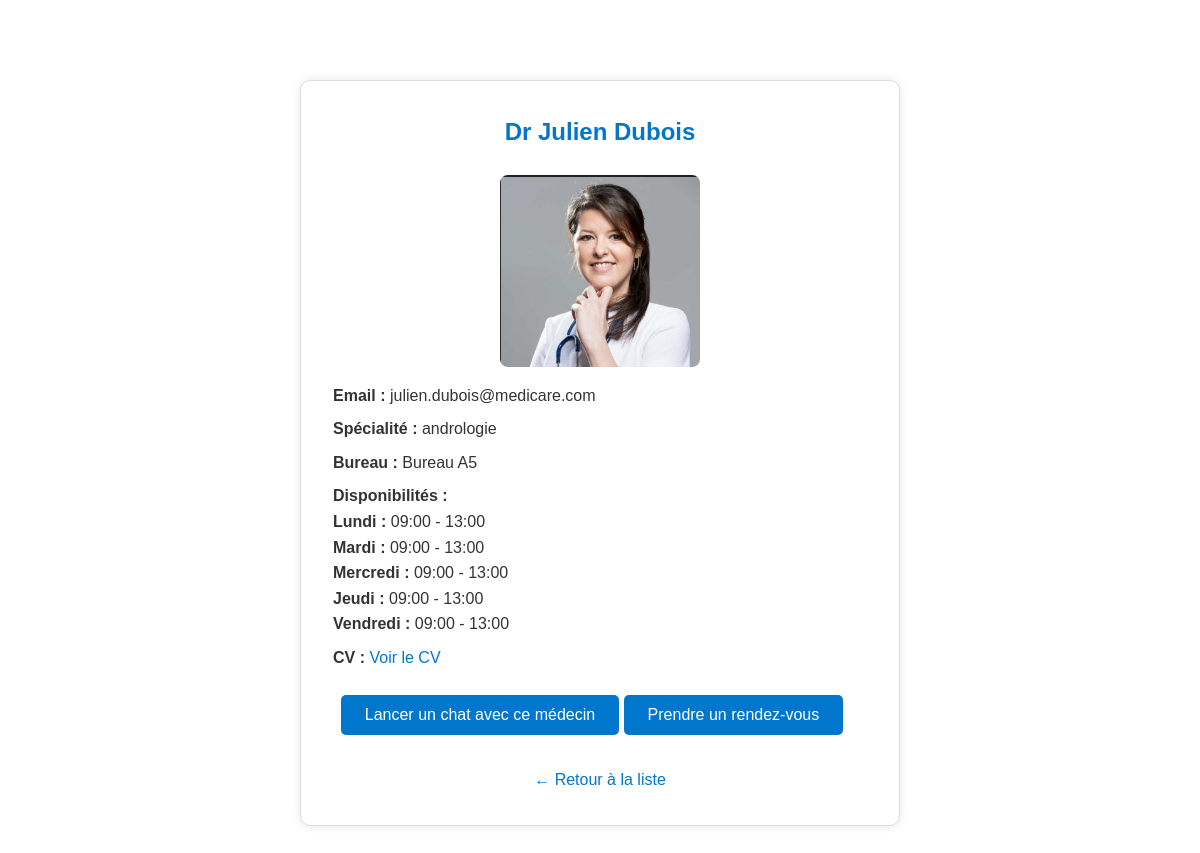
Screenshot of /fiche_medecin.php?id=2 with the database file from the repository.
### tables this page shows
CREATE TABLE IF NOT EXISTS `medecin` (
  `id` int NOT NULL AUTO_INCREMENT,
  `nom` varchar(100) NOT NULL,
  `prenom` varchar(100) NOT NULL,
  `email` varchar(150) NOT NULL,
  `mot_de_passe` varchar(255) NOT NULL,
  `specialite` varchar(100) NOT NULL,
  `photo` varchar(255) NOT NULL,
  `bureau` varchar(100) NOT NULL,
  `cv` varchar(255) NOT NULL,
  PRIMARY KEY (`id`),
  UNIQUE KEY `email` (`email`)
);

CREATE TABLE IF NOT EXISTS `disponibilites` (
    `id` INT NOT NULL AUTO_INCREMENT,
    `id_medecin` INT NOT NULL,
    `jour_semaine` ENUM('Lundi', 'Mardi', 'Mercredi', 'Jeudi', 'Vendredi', 'Samedi') NOT NULL,
    `heure_debut` TIME NOT NULL,
    `heure_fin` TIME NOT NULL,
    PRIMARY KEY (`id`),
    FOREIGN KEY (`id_medecin`) REFERENCES `medecin`(`id`)
);

### fiche_medecin.php (the view, shortened to what this page needs)
<?php
$conn = new mysqli("localhost", "root", "", "medicare");
$id = intval($_GET['id']);
$res = $conn->query("SELECT * FROM medecin WHERE id = $id");
$med = $res->fetch_assoc();
?>
<!DOCTYPE html>
<html lang="fr">
<head>
    <link rel="stylesheet" href="style.css">
</head>
<body>
    <div class="fiche-container">
        <h2>Dr <?= htmlspecialchars($med['prenom'] . ' ' . $med['nom']) ?></h2>
        <?php if (!empty($med['photo'])): ?>
            <img src="<?= htmlspecialchars($med['photo']) ?>" alt="Photo du médecin">
        <?php endif; ?>
        <p><strong>Email :</strong> <?= htmlspecialchars($med['email']) ?></p>
        <p><strong>Spécialité :</strong> <?= htmlspecialchars($med['specialite']) ?></p>
        <p><strong>Bureau :</strong> <?= htmlspecialchars($med['bureau']) ?></p>
        <p><strong>Disponibilités :</strong><br>
            <?php
            $stmt = $conn->prepare("SELECT jour_semaine, heure_debut, heure_fin FROM disponibilites WHERE id_medecin = ? ORDER BY FIELD(jour_semaine, 'Lundi','Mardi','Mercredi','Jeudi','Vendredi','Samedi'), heure_debut");
            $stmt->bind_param("i", $med['id']);
            $stmt->execute();
            $dispos = $stmt->get_result();
            $jours = [];
            while ($row = $dispos->fetch_assoc()) {
                $jour = $row['jour_semaine'];
                $heures = date('H:i', strtotime($row['heure_debut'])) . ' - ' . date('H:i', strtotime($row['heure_fin']));
                $jours[$jour][] = $heures;
            }
            if (empty($jours)) {
                echo "Non renseigné";
            } else {
                foreach ($jours as $jour => $heures) {
                    echo "<strong>$jour :</strong> " . implode(", ", $heures) . "<br>";
                }
            }
            ?>
        </p>
        <p><strong>CV :</strong>
            <?php if (!empty($med['cv'])): ?>
                <a href="<?= htmlspecialchars($med['cv']) ?>" target="_blank">Voir le CV</a>
            <?php else: ?>
                Non fourni
            <?php endif; ?>
        </p>
        <div style="text-align: center; margin-top: 1.5rem;">
            <a href="chat.php?id=<?= $med['id'] ?>">
                <button style="padding: 0.7rem 1.5rem; background-color: #0077cc; color: white; border: none; border-radius: 5px; font-size: 1rem; cursor: pointer;">
                    Lancer un chat avec ce médecin
                </button>
            </a>
            <a href="prendre_rdv.php?id=<?= $med['id'] ?>">
                <button style="padding: 0.7rem 1.5rem; background-color: #0077cc; color: white; border: none; border-radius: 5px; font-size: 1rem; cursor: pointer; margin-right: 1rem;">
                    Prendre un rendez-vous
                </button>
            </a>
        </div>
        <a class="btn-retour" href="tout_parcourir.php">← Retour à la liste</a>
    </div>
</body>
</html>

### style.css (style rules this page uses)
* { box-sizing: border-box; margin: 0; padding: 0; }
body { font-family: 'Poppins', sans-serif; background-color: #fff; color: #111; line-height: 1.6; }

### fiche_medecin.php (style rules this page uses)
.fiche-container { max-width: 600px; margin: 80px auto; padding: 2rem; border: 1px solid #ddd; border-radius: 10px; background-color: #ffffff; box-shadow: 0 0 10px rgba(0, 0, 0, 0.1); }
.fiche-container h2 { text-align: center; color: #0077cc; margin-bottom: 1.5rem; }
.fiche-container img { display: block; margin: 0 auto 1rem; width: 200px; height: auto; border-radius: 8px; }
.fiche-container p { font-size: 1rem; margin: 0.5rem 0; color: #333; }
.fiche-container a { color: #0077cc; text-decoration: none; }
.fiche-container .btn-retour { display: block; text-align: center; margin-top: 2rem; color: #0077cc; text-decoration: none; }

### rows the page displays
medecin: prenom+nom "Julien Dubois", photo (picture), email "julien.dubois@medicare.com", specialite "andrologie", bureau "Bureau A5"
disponibilites: jour_semaine "Vendredi", heures "09:00 - 13:00"

### other values shown
$jour "Lundi"
implode(", ", $heures) "09:00 - 13:00"
$jour "Mardi"
$jour "Mercredi"
$jour "Jeudi"
